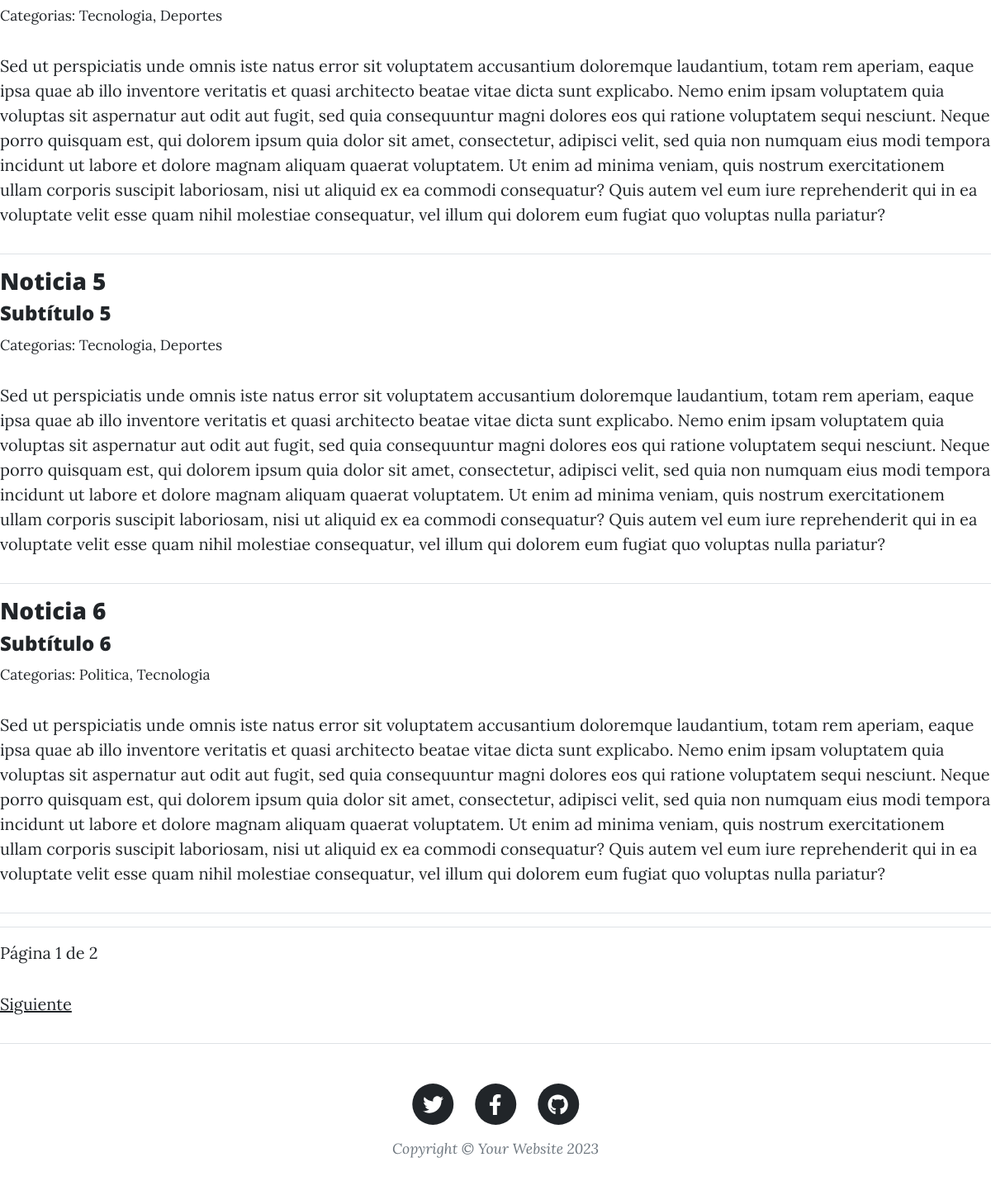
The app's page /noticias/ (lower part), older data.
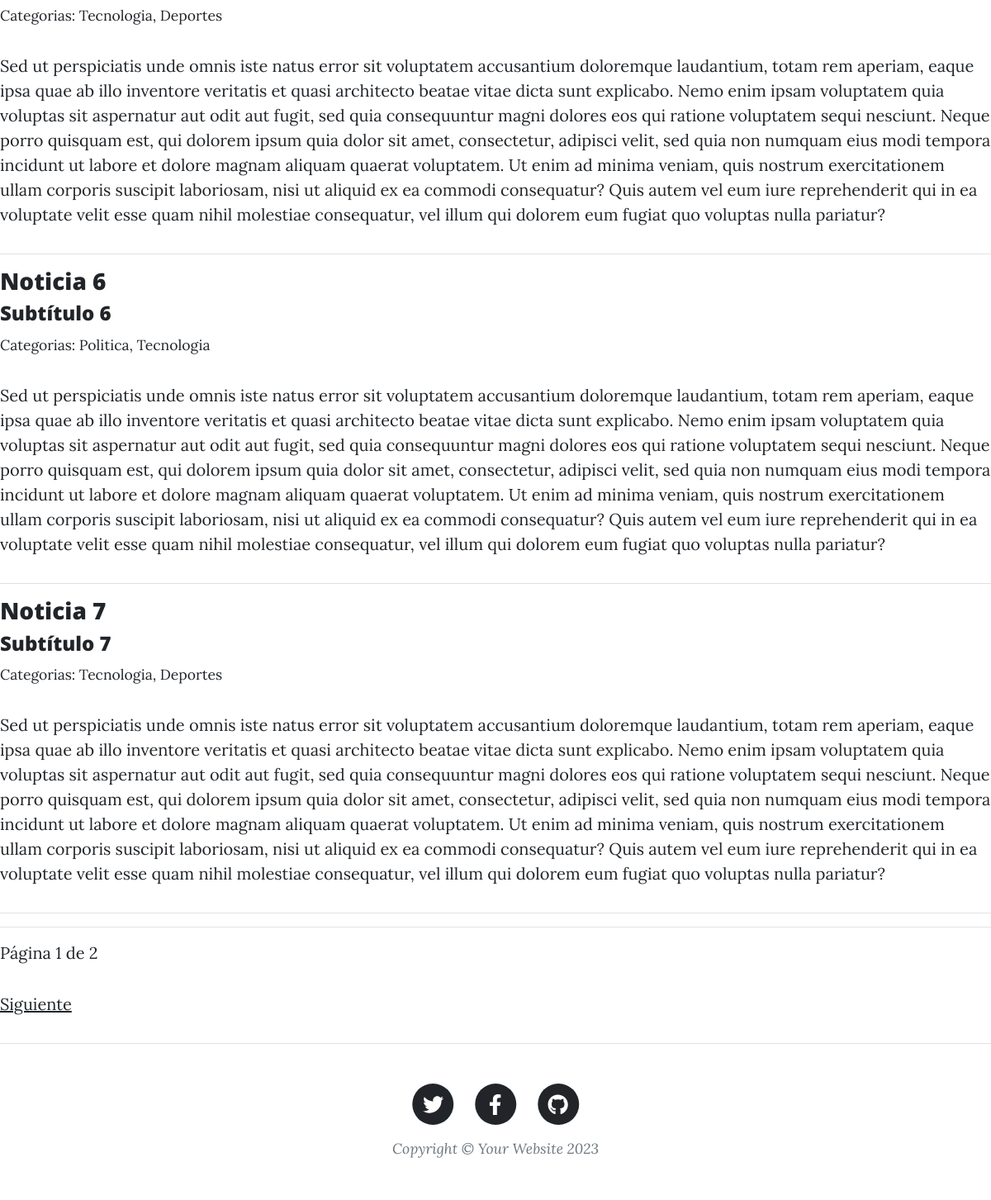
The same page, newer data.
### apps/noticias/models.py (models this page shows, shortened)
class Noticia(models.Model):
    noticia_id = models.AutoField(primary_key=True)
    titulo = models.CharField(max_length=85)
    subtitulo = models.CharField(max_length=150)
    contenido = models.TextField()
    fecha = models.DateField(auto_now_add=True)
    categorias = models.ManyToManyField(Categoria) #Relacion n:m (muchos a muchos)
    autor = models.ForeignKey(Autor, on_delete=models.CASCADE) #Relación 1:n (uno a muchos)

class Categoria(models.Model):
    categoria_id = models.AutoField(primary_key=True)
    nombre = models.CharField(max_length=50)
    descripcion = models.TextField()
    def __str__(self):
        return self.nombre

### apps/noticias/views.py (the view)
# urls.py: path('', todas_las_noticias, name="todas_las_noticias"),
def todas_las_noticias(request):
    categoria_param = request.GET.get("categoria", "").strip()
    noticias = Noticia.objects.all().order_by('noticia_id')
    if categoria_param:
        noticias = noticias.filter(categorias__nombre__icontains=categoria_param)
    paginator = Paginator(noticias, 5)
    num_pagina = request.GET.get('page')
    pagina_noticia = paginator.get_page(num_pagina)
    print(dir(pagina_noticia))
    context = {"noticias": pagina_noticia, "categoria_seleccionada": categoria_param}
    return render(request, "noticias/todas_noticias.html", context)

### templates/noticias/todas_noticias.html (shortened to what this page needs)
{% extends "base.html" %}
{% block contenido %}
    {% for noticia in noticias %}
        <h3><strong>{{noticia.titulo}}</strong></h3>
        <h4>{{noticia.subtitulo}}</h4>
        <small>Categorias: {{ noticia.categorias.all|join:', ' }}</small>
        <p>{{noticia.contenido}}</p>
        <hr>
    {% endfor %}
    <hr>
    <div>
        <span>Página {{noticias.number}} de {{noticias.paginator.num_pages}}</span>
        {% if noticias.has_next %}
            <p><a href="?page={{noticias.next_page_number}}">Siguiente</a></p>
        {% endif %}
    </div>
{% endblock contenido %}

Row changes from the older to the newer data that the page shows:
removed Noticia: titulo "Noticia 5", subtitulo "Subtítulo 5", categorias.all "Tecnologia, Deportes", contenido "Sed ut perspiciatis unde omnis iste natus error sit voluptatem accusantium doloremque laudantium, totam rem aperiam, eaque ipsa quae ab illo inventore veritatis et quasi architecto beatae vitae dicta sunt explicabo. Nemo enim ipsam voluptatem quia voluptas sit aspernatur aut odit aut fugit, sed quia consequuntur magni dolores eos qui ratione voluptatem sequi nesciunt. Neque porro quisquam est, qui dolorem ipsum quia dolor sit amet, consectetur, adipisci velit, sed quia non numquam eius modi tempora incidunt ut labore et dolore magnam aliquam quaerat voluptatem. Ut enim ad minima veniam, quis nostrum exercitationem ullam corporis suscipit laboriosam, nisi ut aliquid ex ea commodi…"
now on this page (row unchanged): Noticia: titulo "Noticia 7", subtitulo "Subtítulo 7", categorias.all "Tecnologia, Deportes", contenido "Sed ut perspiciatis unde omnis iste natus error sit voluptatem accusantium doloremque laudantium, totam rem aperiam, eaque ipsa quae ab illo inventore veritatis et quasi architecto beatae vitae dicta sunt explicabo. Nemo enim ipsam voluptatem quia voluptas sit aspernatur aut odit aut fugit, sed quia consequuntur magni dolores eos qui ratione voluptatem sequi nesciunt. Neque porro quisquam est, qui dolorem ipsum quia dolor sit amet, consectetur, adipisci velit, sed quia non numquam eius modi tempora incidunt ut labore et dolore magnam aliquam quaerat voluptatem. Ut enim ad minima veniam, quis nostrum exercitationem ullam corporis suscipit laboriosam, nisi ut aliquid ex ea commodi…"
